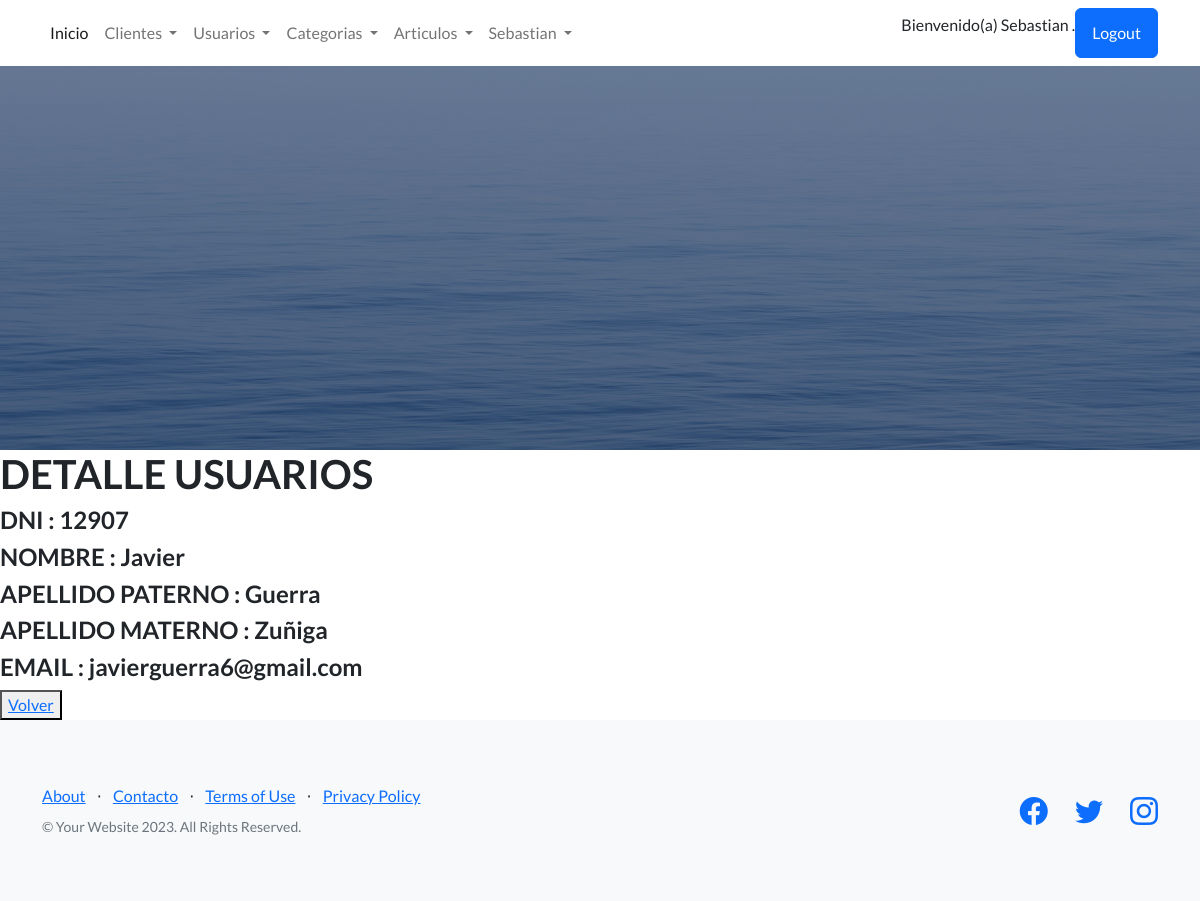
The app's page /app-coder/DetalleUsuarios/3/ (signed in) with its own data.
### AppCoder/models.py (models this page shows, shortened)
class Usuarios(models.Model):
    dni = models.CharField(max_length=9,null=False,blank=False)
    nombre = models.CharField(max_length=40,null=False,blank=False)
    apellidoPaterno = models.CharField(max_length=40)
    apellidoMaterno = models.CharField(max_length=40)
    email = models.EmailField()
    user = models.OneToOneField(User, on_delete=models.CASCADE)

### AppCoder/views.py (the view)
# urls.py: path('DetalleUsuarios/<pk>/', UsuarioDetail.as_view(), name="DetalleUsuarios"),
class UsuarioDetail(LoginRequiredMixin, DetailView):
    model = Usuarios
    template_name = "usuario_detail.html"
    context_object_name = "usuario"

### AppCoder/templates/usuario_detail.html
{% extends 'inicio.html' %}
{% block contenidoQuecambia %}
    <h1>DETALLE USUARIOS</h1>
    <h4>DNI              : {{usuario.dni}}</h4>
    <h4>NOMBRE           : {{usuario.nombre}}</h4>
    <h4>APELLIDO PATERNO : {{usuario.apellidoPaterno}}</h4>
    <h4>APELLIDO MATERNO : {{usuario.apellidoMaterno}}</h4>
    <h4>EMAIL            : {{usuario.email}}</h4>
    <button>
        <a href="{% url 'ListarUsuarios' %}" > Volver </a>
    </button>
{% endblock contenidoQuecambia %}

### AppCoder/templates/barra.html (shortened to what this page needs)
        <nav class="navbar navbar-expand-lg bg-body-tertiary static-top">
            <div class="container">
              <div class="collapse navbar-collapse" id="navbarSupportedContent">
                <ul class="navbar-nav me-auto mb-2 mb-lg-0">
                  <li class="nav-item">
                    <a class="nav-link active" aria-current="page" href="{% url 'Inicio' %}">Inicio</a>
                  </li>
                  <li class="nav-item dropdown">
                    <a class="nav-link dropdown-toggle" href="#" role="button" data-bs-toggle="dropdown" aria-expanded="false">
                      Clientes
                    </a>
                  </li>
                  <li class="nav-item dropdown">
                    <a class="nav-link dropdown-toggle" href="#" role="button" data-bs-toggle="dropdown" aria-expanded="false">
                      Usuarios
                    </a>
                  </li>
                  <li class="nav-item dropdown">
                    <a class="nav-link dropdown-toggle" href="#" role="button" data-bs-toggle="dropdown" aria-expanded="false">
                      Categorias
                    </a>
                  </li>
                  <li class="nav-item dropdown">
                    <a class="nav-link dropdown-toggle" href="#" role="button" data-bs-toggle="dropdown" aria-expanded="false">
                      Articulos
                    </a>
                  </li>
                  {% if user.is_authenticated %}
                  <li class="nav-item dropdown">
                    <a class="nav-link dropdown-toggle" href="#" role="button" data-bs-toggle="dropdown" aria-expanded="false">
                      {{user.first_name}}
                    </a>
                  </li>
                  {% endif %}
                </ul>
                {% if user.is_authenticated %}
                  <p>Bienvenido(a)
                     {{user.first_name}}  .</p>
                  <a class="btn btn-primary" href="{% url 'Logout' %}">Logout</a>
                {% else %}
                  <a class="btn btn-primary" href="{% url 'Login' %}">Login</a>
                {% endif %}
              </div>
            </div>
          </nav>

### records on screen
Usuarios: dni "12907", nombre "Javier", apellidoPaterno "Guerra", apellidoMaterno "Zuñiga", email "javierguerra6@gmail.com"

### other values on screen
{{ user.first_name }} "Sebastian"
